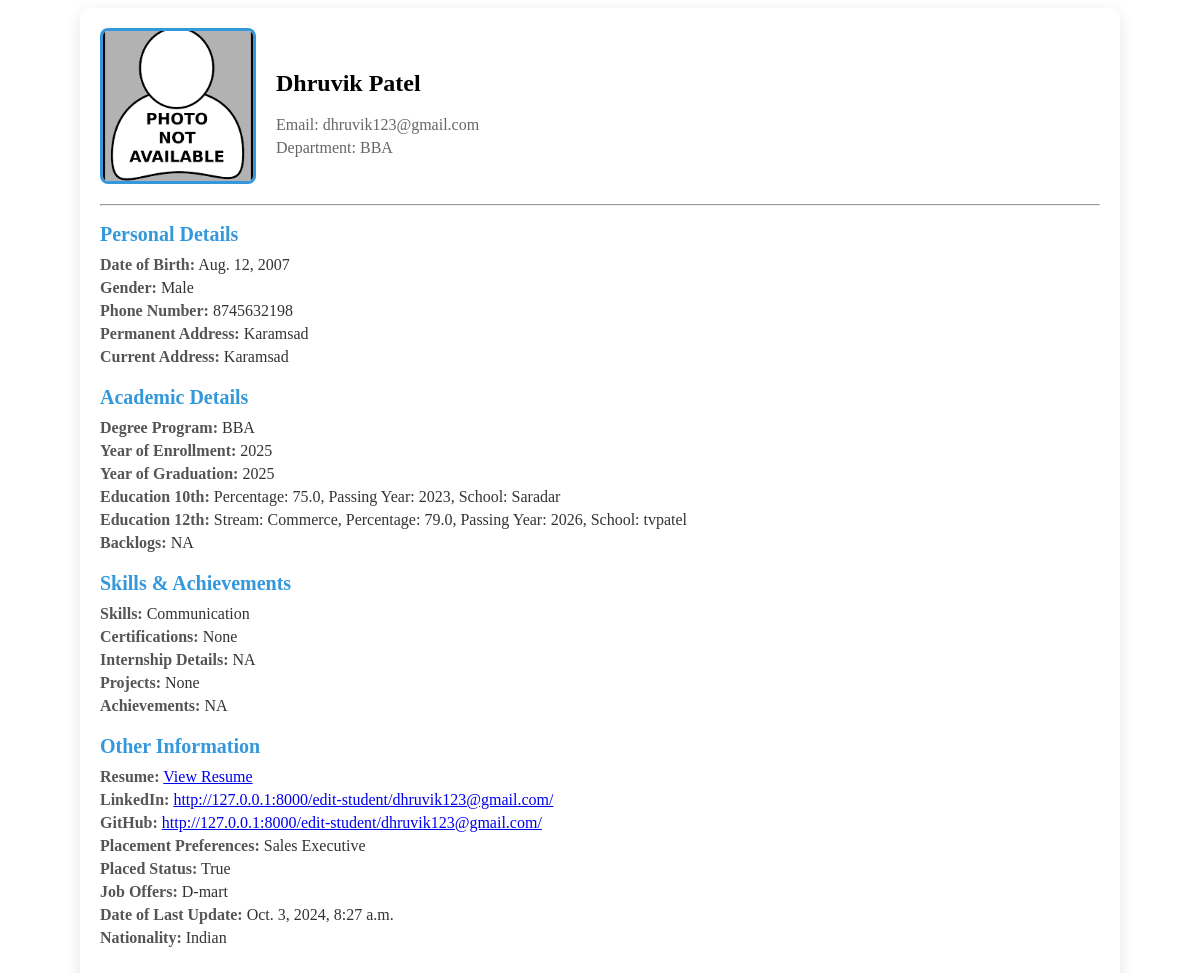
The app's page /student/dhruvik123@gmail.com/, older data.
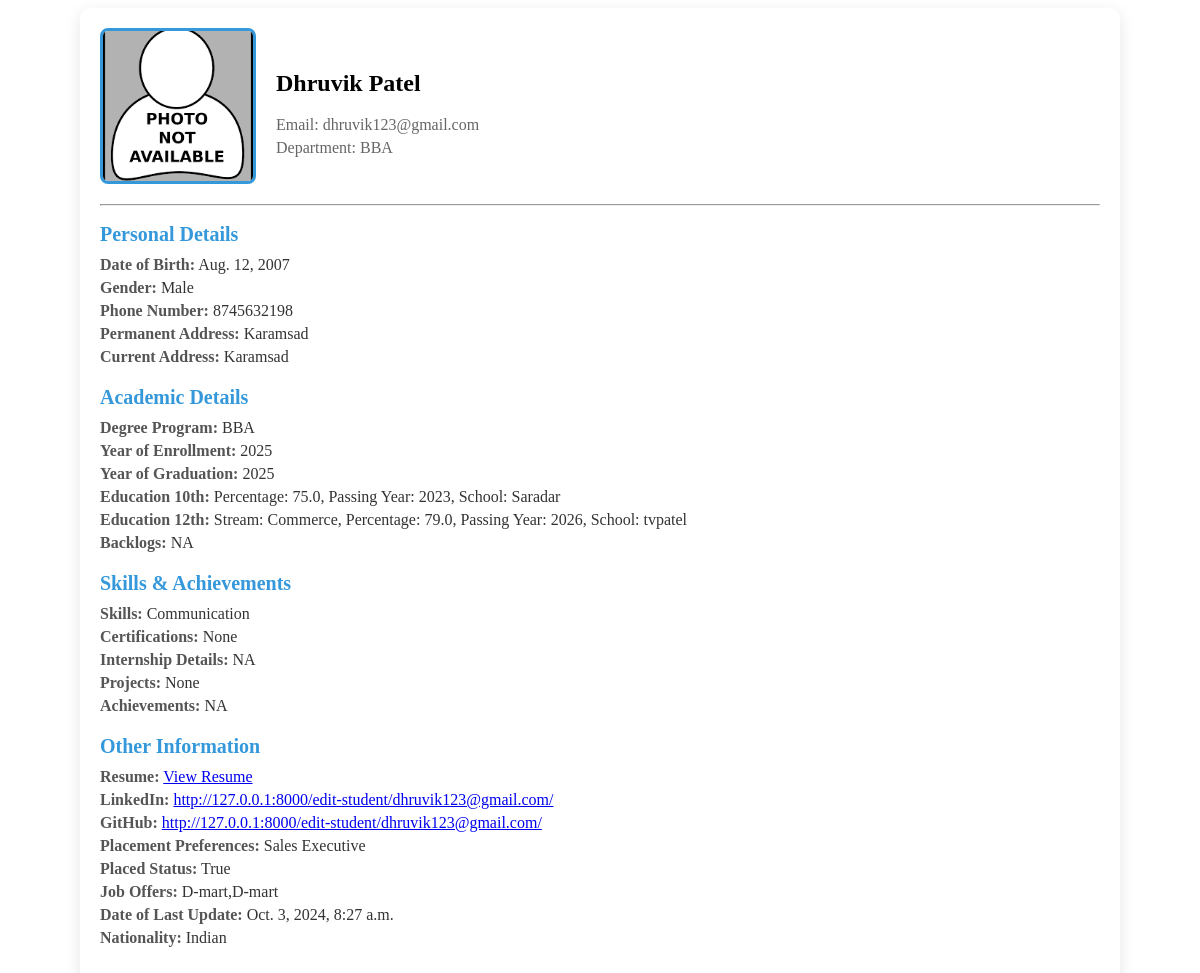
The same page, newer data.
### cprs_app/models.py (models this page shows, shortened)
class StudentInformation(models.Model):
    student_profile = models.OneToOneField(StudentProfile, on_delete=models.CASCADE, related_name='student_info')
    student_id = models.CharField(max_length=50, unique=True, blank=True, null=True)
    college_email = models.EmailField(unique=True)
    full_name = models.CharField(max_length=200)
    personal_email = models.EmailField(blank=True, null=True)
    phone_number = models.CharField(max_length=15, blank=True, null=True)
    date_of_birth = models.DateField(blank=True, null=True)
    gender = models.CharField(max_length=10, choices=[('Male', 'Male'), ('Female', 'Female'), ('Other', 'Other')], blank=True, null=True)
    profile_photo = models.ImageField(upload_to='student_photos/', blank=True, null=True)
    permanent_address = models.TextField(blank=True, null=True)
    current_address = models.TextField(blank=True, null=True)
    department = models.CharField(max_length=100)
    degree_program = models.CharField(max_length=100, blank=True, null=True)
    year_of_enrollment = models.IntegerField(blank=True, null=True)
    year_of_graduation = models.IntegerField(blank=True, null=True)
    tenth_percentage = models.FloatField(blank=True, null=True)
    tenth_passing_year = models.IntegerField(blank=True, null=True)
    tenth_school = models.CharField(max_length=200, blank=True, null=True)
    twelfth_stream = models.CharField(max_length=50, choices=[('Science', 'Science'), ('Commerce', 'Commerce'), ('Arts', 'Arts'), ('Other', 'Other')], blank=True, null=True)
    twelfth_percentage = models.FloatField(blank=True, null=True)
    twelfth_passing_year = models.IntegerField(blank=True, null=True)
    twelfth_school = models.CharField(max_length=200, blank=True, null=True)
    ug_course = models.CharField(max_length=100, blank=True, null=True)
    ug_passing_year = models.IntegerField(blank=True, null=True)
    ug_cgpa = models.FloatField(blank=True, null=True)
    ug_college_university = models.CharField(max_length=200, blank=True, null=True)
    other_course = models.CharField(max_length=100, blank=True, null=True)
    other_passing_year = models.IntegerField(blank=True, null=True)
    other_cgpa = models.FloatField(blank=True, null=True)
    other_college_university = models.CharField(max_length=200, blank=True, null=True)
    backlogs = models.IntegerField(default=0, blank=True, null=True)
    skills = models.TextField(blank=True, null=True)
    certifications = models.TextField(blank=True, null=True)
    internship_details = models.TextField(blank=True, null=True)
    projects = models.TextField(blank=True, null=True)
    achievements = models.TextField(blank=True, null=True)
    extracurricular_activities = models.TextField(blank=True, null=True)
    resume = models.FileField(upload_to='resumes/', blank=True, null=True)
    linkedin_profile = models.URLField(blank=True, null=True)
    github_profile = models.URLField(blank=True, null=True)
    placement_preferences = models.TextField(blank=True, null=True)
    placed_status = models.BooleanField(default=False)
    job_offers = models.TextField(blank=True, null=True)
    date_of_last_update = models.DateTimeField(default=timezone.now)
    nationality = models.CharField(max_length=50, blank=True, null=True)

class StudentProfile(models.Model):
    student_name = models.CharField(max_length=100,default=None)
    email = models.EmailField(unique=True,blank=True,null=True)
    department = models.CharField(max_length=50,default=None)
    password = models.CharField(max_length=128,default=None)
    reset_code = models.CharField(max_length=6, blank=True, null=True)
    reset_code_expires_at = models.DateTimeField(blank=True, null=True)

### cprs_app/views.py (the view)
# urls.py: path('student/<str:pk>/', v1.view_student_details, name='view_student_details'),
def view_student_details(request, pk):
    student = get_object_or_404(StudentInformation, college_email=pk)
    return render(request, 'student_details.html', {'student': student})

### template/student_details.html (shortened to what this page needs)
{% load static %}
<!DOCTYPE html>
<html lang="en">
<head>
</head>
<body>
<div class="container">
    <div class="profile-header">
        <div class="profile-photo">
            <img src="{% if student.profile_photo %}{{ student.profile_photo.url }}{% else %}{% static 'default_profile.png' %}{% endif %}" alt="Profile Photo">
        </div>
        <div class="student-info">
            <h2>{{ student.student_profile.student_name|default:"NA" }}</h2>
            <p>Email: {{ student.student_profile.email|default:"NA" }}</p>
            <p>Department: {{ student.student_profile.department|default:"NA" }}</p>
        </div>
    </div>
    <hr>
    <div class="section">
        <h2 class="section-title">Personal Details</h2>
        <div class="section-content">
            <p><span>Date of Birth:</span> {{ student.date_of_birth|default:"NA" }}</p>
            <p><span>Gender:</span> {{ student.gender|default:"NA" }}</p>
            <p><span>Phone Number:</span> {{ student.phone_number|default:"NA" }}</p>
            <p><span>Permanent Address:</span> {{ student.permanent_address|default:"NA" }}</p>
            <p><span>Current Address:</span> {{ student.current_address|default:"NA" }}</p>
        </div>
    </div>
    <div class="section">
        <h2 class="section-title">Academic Details</h2>
        <div class="section-content">
            <p><span>Degree Program:</span> {{ student.degree_program|default:"NA" }}</p>
            <p><span>Year of Enrollment:</span> {{ student.year_of_enrollment|default:"NA" }}</p>
            <p><span>Year of Graduation:</span> {{ student.year_of_graduation|default:"NA" }}</p>
            <p><span>Education 10th:</span> Percentage: {{ student.tenth_percentage|default:"NA" }}, Passing Year: {{ student.tenth_passing_year|default:"NA" }}, School: {{ student.tenth_school|default:"NA" }}</p>
            <p><span>Education 12th:</span> Stream: {{ student.twelfth_stream|default:"NA" }}, Percentage: {{ student.twelfth_percentage|default:"NA" }}, Passing Year: {{ student.twelfth_passing_year|default:"NA" }}, School: {{ student.twelfth_school|default:"NA" }}</p>
            <p><span>Backlogs:</span> {{ student.backlogs|default:"NA" }}</p>
        </div>
    </div>
    <div class="section">
        <h2 class="section-title">Skills & Achievements</h2>
        <div class="section-content">
            <p><span>Skills:</span> {{ student.skills|default:"NA" }}</p>
            <p><span>Certifications:</span> {{ student.certifications|default:"NA" }}</p>
            <p><span>Internship Details:</span> {{ student.internships|default:"NA" }}</p>
            <p><span>Projects:</span> {{ student.projects|default:"NA" }}</p>
            <p><span>Achievements:</span> {{ student.achievements|default:"NA" }}</p>
        </div>
    </div>
    <div class="section">
        <h2 class="section-title">Other Information</h2>
        <div class="section-content">
            <p><span>Resume:</span>
                <a href="{% if student.resume %}{{ student.resume.url }}{% else %}#{% endif %}">
                    {% if student.resume %}View Resume{% else %}Not Available{% endif %}
                </a>
            </p>
            <p><span>LinkedIn:</span> <a href="{{ student.linkedin_profile|default:'#' }}">{{ student.linkedin_profile|default:"Not Available" }}</a></p>
            <p><span>GitHub:</span> <a href="{{ student.github_profile|default:'#' }}">{{ student.github_profile|default:"Not Available" }}</a></p>
            <p><span>Placement Preferences:</span> {{ student.placement_preferences|default:"NA" }}</p>
            <p><span>Placed Status:</span> {{ student.placed_status|default:"NA" }}</p>
            <p><span>Job Offers:</span> {{ student.job_offers|default:"NA" }}</p>
            <p><span>Date of Last Update:</span> {{ student.date_of_last_update|default:"NA" }}</p>
            <p><span>Nationality:</span> {{ student.nationality|default:"NA" }}</p>
        </div>
    </div>
</div>
</body>
</html>

Row changes from the older to the newer data that the page shows:
changed StudentInformation "Male": job_offers "D-mart" → "D-mart,D-mart"
